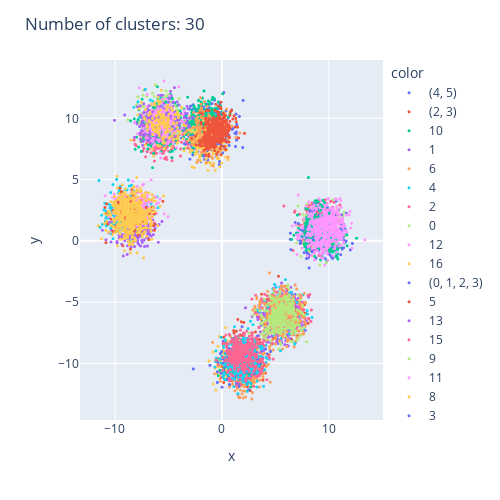

This figure's notebook cell:
### Code cell
plot_cluster(data, graph)

### Figure 1 — Plotly figure (JSON) as saved in the notebook; plotly's stock layout.template omitted (floating-point values rounded to 4 significant figures; data arrays with more than 128 entries replaced by an {"elided": "..."} marker saying what was removed)
{"data": [{"hovertemplate": "color=(4, 5)<br>x=%{x}<br>y=%{y}<extra></extra>", "legendgroup": "(4, 5)", "marker": {"color": "#636efa", "size": 3, "symbol": "circle"}, "mode": "markers", "name": "(4, 5)", "showlegend": true, "type": "scattergl", "x": {"elided": "514 float values"}, "xaxis": "x", "y": {"elided": "514 float values"}, "yaxis": "y"}, {"hovertemplate": "color=(2, 3)<br>x=%{x}<br>y=%{y}<extra></extra>", "legendgroup": "(2, 3)", "marker": {"color": "#EF553B", "size": 3, "symbol": "circle"}, "mode": "markers", "name": "(2, 3)", "showlegend": true, "type": "scattergl", "x": {"elided": "352 float values"}, "xaxis": "x", "y": {"elided": "352 float values"}, "yaxis": "y"}, {"hovertemplate": "color=10<br>x=%{x}<br>y=%{y}<extra></extra>", "legendgroup": "10", "marker": {"color": "#00cc96", "size": 3, "symbol": "circle"}, "mode": "markers", "name": "10", "showlegend": true, "type": "scattergl", "x": {"elided": "372 float values"}, "xaxis": "x", "y": {"elided": "372 float values"}, "yaxis": "y"}, {"hovertemplate": "color=1<br>x=%{x}<br>y=%{y}<extra></extra>", "legendgroup": "1", "marker": {"color": "#ab63fa", "size": 3, "symbol": "circle"}, "mode": "markers", "name": "1", "showlegend": true, "type": "scattergl", "x": {"elided": "372 float values"}, "xaxis": "x", "y": {"elided": "372 float values"}, "yaxis": "y"}, {"hovertemplate": "color=6<br>x=%{x}<br>y=%{y}<extra></extra>", "legendgroup": "6", "marker": {"color": "#FFA15A", "size": 3, "symbol": "circle"}, "mode": "markers", "name": "6", "showlegend": true, "type": "scattergl", "x": {"elided": "372 float values"}, "xaxis": "x", "y": {"elided": "372 float values"}, "yaxis": "y"}, {"hovertemplate": "color=4<br>x=%{x}<br>y=%{y}<extra></extra>", "legendgroup": "4", "marker": {"color": "#19d3f3", "size": 3, "symbol": "circle"}, "mode": "markers", "name": "4", "showlegend": true, "type": "scattergl", "x": {"elided": "373 float values"}, "xaxis": "x", "y": {"elided": "373 float values"}, "yaxis": "y"}, {"hovertemplate": "color=2<br>x=%{x}<br>y=%{y}<extra></extra>", "legendgroup": "2", "marker": {"color": "#FF6692", "size": 3, "symbol": "circle"}, "mode": "markers", "name": "2", "showlegend": true, "type": "scattergl", "x": {"elided": "372 float values"}, "xaxis": "x", "y": {"elided": "372 float values"}, "yaxis": "y"}, {"hovertemplate": "color=0<br>x=%{x}<br>y=%{y}<extra></extra>", "legendgroup": "0", "marker": {"color": "#B6E880", "size": 3, "symbol": "circle"}, "mode": "markers", "name": "0", "showlegend": true, "type": "scattergl", "x": {"elided": "163 float values"}, "xaxis": "x", "y": {"elided": "163 float values"}, "yaxis": "y"}, {"hovertemplate": "color=12<br>x=%{x}<br>y=%{y}<extra></extra>", "legendgroup": "12", "marker": {"color": "#FF97FF", "size": 3, "symbol": "circle"}, "mode": "markers", "name": "12", "showlegend": true, "type": "scattergl", "x": {"elided": "372 float values"}, "xaxis": "x", "y": {"elided": "372 float values"}, "yaxis": "y"}, {"hovertemplate": "color=16<br>x=%{x}<br>y=%{y}<extra></extra>", "legendgroup": "16", "marker": {"color": "#FECB52", "size": 3, "symbol": "circle"}, "mode": "markers", "name": "16", "showlegend": true, "type": "scattergl", "x": {"elided": "371 float values"}, "xaxis": "x", "y": {"elided": "371 float values"}, "yaxis": "y"}, {"hovertemplate": "color=(0, 1, 2, 3)<br>x=%{x}<br>y=%{y}<extra></extra>", "legendgroup": "(0, 1, 2, 3)", "marker": {"color": "#636efa", "size": 3, "symbol": "circle"}, "mode": "markers", "name": "(0, 1, 2, 3)", "showlegend": true, "type": "scattergl", "x": {"elided": "347 float values"}, "xaxis": "x", "y": {"elided": "347 float values"}, "yaxis": "y"}, {"hovertemplate": "color=5<br>x=%{x}<br>y=%{y}<extra></extra>", "legendgroup": "5", "marker": {"color": "#EF553B", "size": 3, "symbol": "circle"}, "mode": "markers", "name": "5", "showlegend": true, "type": "scattergl", "x": {"elided": "138 float values"}, "xaxis": "x", "y": {"elided": "138 float values"}, "yaxis": "y"}, {"hovertemplate": "color=5<br>x=%{x}<br>y=%{y}<extra></extra>", "legendgroup": "5", "marker": {"color": "#00cc96", "size": 3, "symbol": "circle"}, "mode": "markers", "name": "5", "showlegend": false, "type": "scattergl", "x": {"elided": "372 float values"}, "xaxis": "x", "y": {"elided": "372 float values"}, "yaxis": "y"}, {"hovertemplate": "color=13<br>x=%{x}<br>y=%{y}<extra></extra>", "legendgroup": "13", "marker": {"color": "#ab63fa", "size": 3, "symbol": "circle"}, "mode": "markers", "name": "13", "showlegend": true, "type": "scattergl", "x": {"elided": "372 float values"}, "xaxis": "x", "y": {"elided": "372 float values"}, "yaxis": "y"}, {"hovertemplate": "color=4<br>x=%{x}<br>y=%{y}<extra></extra>", "legendgroup": "4", "marker": {"color": "#FFA15A", "size": 3, "symbol": "circle"}, "mode": "markers", "name": "4", "showlegend": false, "type": "scattergl", "x": {"elided": "158 float values"}, "xaxis": "x", "y": {"elided": "158 float values"}, "yaxis": "y"}, {"hovertemplate": "color=2<br>x=%{x}<br>y=%{y}<extra></extra>", "legendgroup": "2", "marker": {"color": "#19d3f3", "size": 3, "symbol": "circle"}, "mode": "markers", "name": "2", "showlegend": false, "type": "scattergl", "x": {"elided": "163 float values"}, "xaxis": "x", "y": {"elided": "163 float values"}, "yaxis": "y"}, {"hovertemplate": "color=15<br>x=%{x}<br>y=%{y}<extra></extra>", "legendgroup": "15", "marker": {"color": "#FF6692", "size": 3, "symbol": "circle"}, "mode": "markers", "name": "15", "showlegend": true, "type": "scattergl", "x": {"elided": "371 float values"}, "xaxis": "x", "y": {"elided": "371 float values"}, "yaxis": "y"}, {"hovertemplate": "color=9<br>x=%{x}<br>y=%{y}<extra></extra>", "legendgroup": "9", "marker": {"color": "#B6E880", "size": 3, "symbol": "circle"}, "mode": "markers", "name": "9", "showlegend": true, "type": "scattergl", "x": {"elided": "372 float values"}, "xaxis": "x", "y": {"elided": "372 float values"}, "yaxis": "y"}, {"hovertemplate": "color=11<br>x=%{x}<br>y=%{y}<extra></extra>", "legendgroup": "11", "marker": {"color": "#FF97FF", "size": 3, "symbol": "circle"}, "mode": "markers", "name": "11", "showlegend": true, "type": "scattergl", "x": {"elided": "373 float values"}, "xaxis": "x", "y": {"elided": "373 float values"}, "yaxis": "y"}, {"hovertemplate": "color=8<br>x=%{x}<br>y=%{y}<extra></extra>", "legendgroup": "8", "marker": {"color": "#FECB52", "size": 3, "symbol": "circle"}, "mode": "markers", "name": "8", "showlegend": true, "type": "scattergl", "x": {"elided": "510 float values"}, "xaxis": "x", "y": {"elided": "510 float values"}, "yaxis": "y"}, {"hovertemplate": "color=3<br>x=%{x}<br>y=%{y}<extra></extra>", "legendgroup": "3", "marker": {"color": "#636efa", "size": 3, "symbol": "circle"}, "mode": "markers", "name": "3", "showlegend": true, "type": "scattergl", "x": {"elided": "192 float values"}, "xaxis": "x", "y": {"elided": "192 float values"}, "yaxis": "y"}, {"hovertemplate": "color=0<br>x=%{x}<br>y=%{y}<extra></extra>", "legendgroup": "0", "marker": {"color": "#EF553B", "size": 3, "symbol": "circle"}, "mode": "markers", "name": "0", "showlegend": false, "type": "scattergl", "x": {"elided": "373 float values"}, "xaxis": "x", "y": {"elided": "373 float values"}, "yaxis": "y"}, {"hovertemplate": "color=17<br>x=%{x}<br>y=%{y}<extra></extra>", "legendgroup": "17", "marker": {"color": "#00cc96", "size": 3, "symbol": "circle"}, "mode": "markers", "name": "17", "showlegend": true, "type": "scattergl", "x": {"elided": "345 float values"}, "xaxis": "x", "y": {"elided": "345 float values"}, "yaxis": "y"}, {"hovertemplate": "color=-1<br>x=%{x}<br>y=%{y}<extra></extra>", "legendgroup": "-1", "marker": {"color": "#ab63fa", "size": 3, "symbol": "circle"}, "mode": "markers", "name": "-1", "showlegend": true, "type": "scattergl", "x": {"elided": "374 float values"}, "xaxis": "x", "y": {"elided": "374 float values"}, "yaxis": "y"}, {"hovertemplate": "color=7<br>x=%{x}<br>y=%{y}<extra></extra>", "legendgroup": "7", "marker": {"color": "#FFA15A", "size": 3, "symbol": "circle"}, "mode": "markers", "name": "7", "showlegend": true, "type": "scattergl", "x": {"elided": "346 float values"}, "xaxis": "x", "y": {"elided": "346 float values"}, "yaxis": "y"}, {"hovertemplate": "color=18<br>x=%{x}<br>y=%{y}<extra></extra>", "legendgroup": "18", "marker": {"color": "#19d3f3", "size": 3, "symbol": "circle"}, "mode": "markers", "name": "18", "showlegend": true, "type": "scattergl", "x": {"elided": "343 float values"}, "xaxis": "x", "y": {"elided": "343 float values"}, "yaxis": "y"}, {"hovertemplate": "color=14<br>x=%{x}<br>y=%{y}<extra></extra>", "legendgroup": "14", "marker": {"color": "#FF6692", "size": 3, "symbol": "circle"}, "mode": "markers", "name": "14", "showlegend": true, "type": "scattergl", "x": {"elided": "372 float values"}, "xaxis": "x", "y": {"elided": "372 float values"}, "yaxis": "y"}, {"hovertemplate": "color=3<br>x=%{x}<br>y=%{y}<extra></extra>", "legendgroup": "3", "marker": {"color": "#B6E880", "size": 3, "symbol": "circle"}, "mode": "markers", "name": "3", "showlegend": false, "type": "scattergl", "x": {"elided": "373 float values"}, "xaxis": "x", "y": {"elided": "373 float values"}, "yaxis": "y"}, {"hovertemplate": "color=(0, 1)<br>x=%{x}<br>y=%{y}<extra></extra>", "legendgroup": "(0, 1)", "marker": {"color": "#FF97FF", "size": 3, "symbol": "circle"}, "mode": "markers", "name": "(0, 1)", "showlegend": true, "type": "scattergl", "x": {"elided": "324 float values"}, "xaxis": "x", "y": {"elided": "324 float values"}, "yaxis": "y"}, {"hovertemplate": "color=1<br>x=%{x}<br>y=%{y}<extra></extra>", "legendgroup": "1", "marker": {"color": "#FECB52", "size": 3, "symbol": "circle"}, "mode": "markers", "name": "1", "showlegend": false, "type": "scattergl", "x": {"elided": "149 float values"}, "xaxis": "x", "y": {"elided": "149 float values"}, "yaxis": "y"}], "layout": {"height": 500, "legend": {"title": {"text": "color"}, "tracegroupgap": 0}, "margin": {"t": 60}, "title": {"text": "Number of clusters: 30"}, "width": 500, "xaxis": {"anchor": "y", "domain": [0, 1], "title": {"text": "x"}}, "yaxis": {"anchor": "x", "domain": [0, 1], "title": {"text": "y"}}}}
